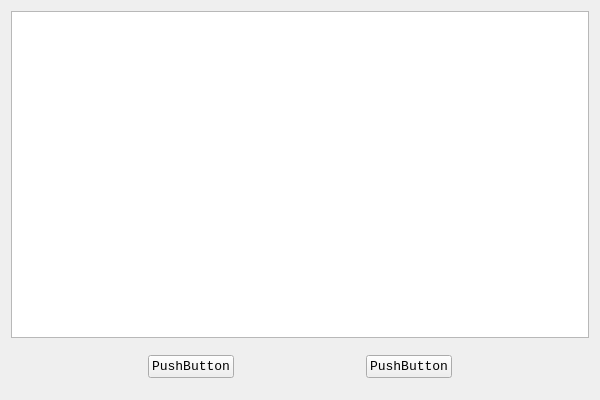
<?xml version="1.0" encoding="UTF-8"?>
<ui version="4.0">
 <class>BatchClass</class>
 <widget class="QWidget" name="BatchClass">
  <property name="geometry">
   <rect>
    <x>0</x>
    <y>0</y>
    <width>600</width>
    <height>400</height>
   </rect>
  </property>
  <property name="font">
   <font>
    <family>Consolas</family>
    <pointsize>10</pointsize>
   </font>
  </property>
  <property name="windowTitle">
   <string>Batch</string>
  </property>
  <property name="windowIcon">
   <iconset resource="Batch.qrc">
    <normaloff>:/Batch.ico</normaloff>:/Batch.ico</iconset>
  </property>
  <layout class="QVBoxLayout" name="verticalLayout">
   <item>
    <widget class="QPlainTextEdit" name="plainTextEdit"/>
   </item>
   <item>
    <widget class="QWidget" name="widget" native="true">
     <layout class="QHBoxLayout" name="horizontalLayout">
      <item>
       <spacer name="horizontalSpacer">
        <property name="orientation">
         <enum>Qt::Horizontal</enum>
        </property>
        <property name="sizeHint" stdset="0">
         <size>
          <width>40</width>
          <height>20</height>
         </size>
        </property>
       </spacer>
      </item>
      <item>
       <widget class="QPushButton" name="buttonStart">
        <property name="text">
         <string>PushButton</string>
        </property>
       </widget>
      </item>
      <item>
       <spacer name="horizontalSpacer_2">
        <property name="orientation">
         <enum>Qt::Horizontal</enum>
        </property>
        <property name="sizeHint" stdset="0">
         <size>
          <width>40</width>
          <height>20</height>
         </size>
        </property>
       </spacer>
      </item>
      <item>
       <widget class="QPushButton" name="buttonExit">
        <property name="text">
         <string>PushButton</string>
        </property>
       </widget>
      </item>
      <item>
       <spacer name="horizontalSpacer_3">
        <property name="orientation">
         <enum>Qt::Horizontal</enum>
        </property>
        <property name="sizeHint" stdset="0">
         <size>
          <width>40</width>
          <height>20</height>
         </size>
        </property>
       </spacer>
      </item>
     </layout>
    </widget>
   </item>
  </layout>
 </widget>
 <layoutdefault spacing="6" margin="11"/>
 <resources>
  <include location="Batch.qrc"/>
 </resources>
 <connections/>
</ui>
